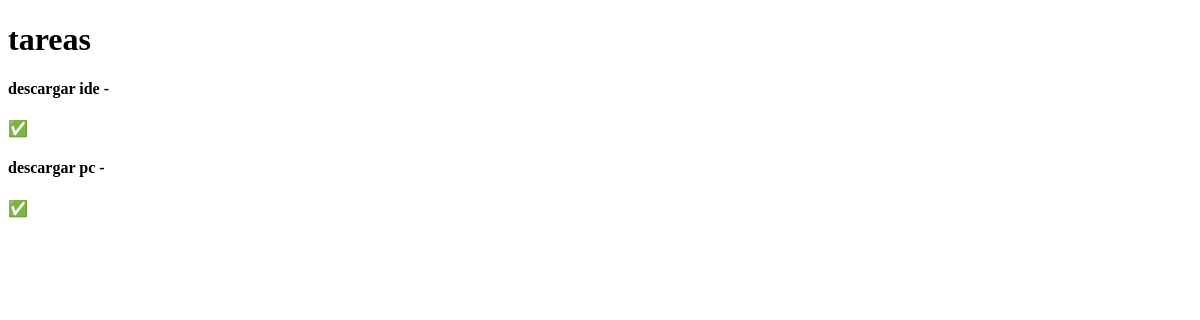
Page /tareas/ on the earlier database version.
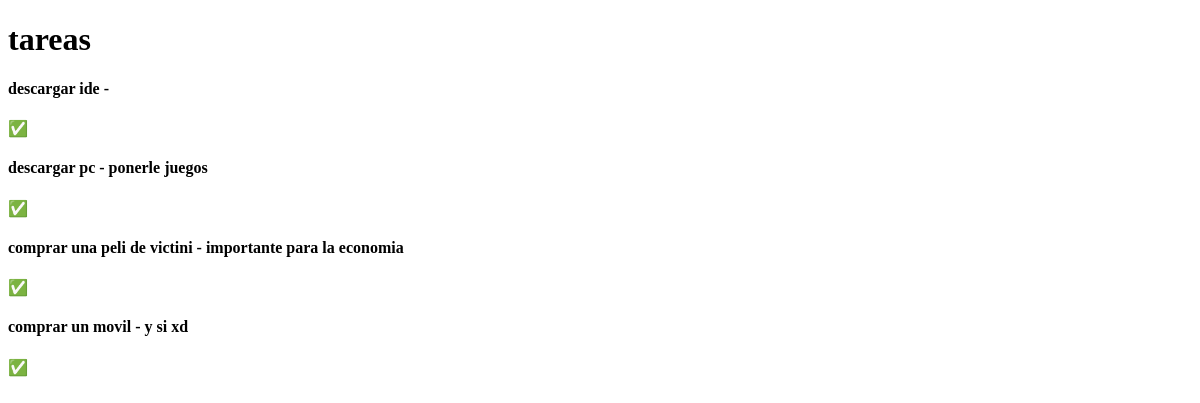
Same page on the later database version.
### my_app/models.py (models this page shows, shortened)
class Tarea(models.Model):
    tittle = models.CharField(max_length=200)
    descripcion = models.TextField()
    project = models.ForeignKey(Project, on_delete=models.CASCADE)
    done = models.BooleanField(default=False)

### my_app/views.py (the view)
# urls.py: path('tareas/', tareas)
def tareas(request):
    tareass = Tarea.objects.values()
    return render(request, 'tareas.html', {
        'tareass': tareass
    })

### my_app/templates/tareas.html (shortened to what this page needs)
<!DOCTYPE html>
<html lang="en">
<head>
</head>
<body>
    <h1>tareas </h1>
    {% for tarea in tareass %}
        <h4>{{tarea.tittle}} - {{tarea.descripcion}}</h4>
        ✅
    {% endfor %}
</body>
</html>

Differences in the rows shown:
changed Tarea "descargar pc": descripcion (not shown) → "ponerle juegos"
added Tarea: tittle "comprar una peli de victini", descripcion "importante para la economia"
added Tarea: tittle "comprar un movil", descripcion "y si xd"
